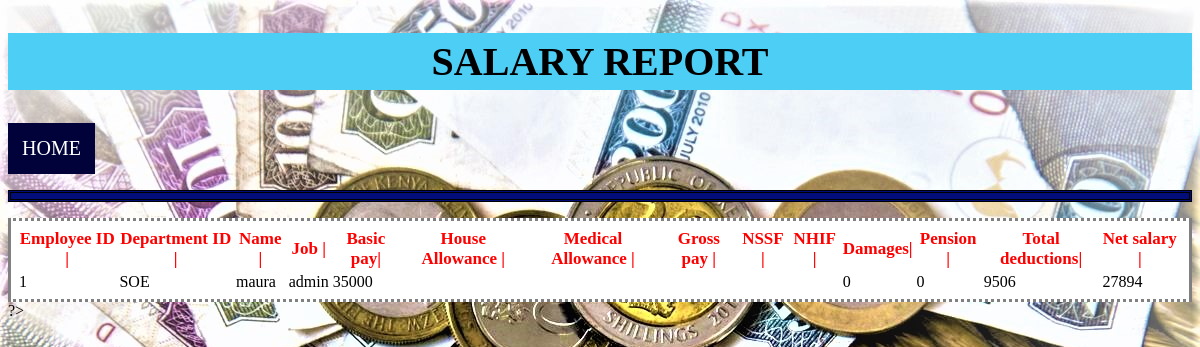
/salaryreportemp.php, run on the app's committed database.
### tables this page shows
CREATE TABLE `salary` (
  `employee_id` int(10) NOT NULL,
  `department_id` varchar(10) NOT NULL,
  `job` varchar(100) NOT NULL,
  `basicpay` int(10) NOT NULL,
  `houseallowances` int(10) NOT NULL,
  `medallowances` int(10) NOT NULL,
  `grosspay` int(10) NOT NULL,
  `NHIF` int(10) NOT NULL,
  `NSSF` int(10) NOT NULL,
  `damages` int(10) NOT NULL,
  `pension` int(10) NOT NULL,
  `totdeduc` int(10) NOT NULL,
  `netsal` int(100) NOT NULL
);

CREATE TABLE `employee_details` (
  `employee_id` int(100) NOT NULL,
  `department_id` varchar(100) NOT NULL,
  `fulname` varchar(100) NOT NULL,
  `email` varchar(100) NOT NULL,
  `age` int(2) NOT NULL,
  `phone` int(12) NOT NULL,
  `gender` varchar(15) NOT NULL,
  `job` text NOT NULL,
  `hire` date NOT NULL,
  `account` varchar(100) NOT NULL,
  `kra` varchar(100) NOT NULL
);

### salaryreportemp.php (the view, shortened to what this page needs)
<?php
include 'conn.php';
    $sql1 = "SELECT * FROM salary";
    $sql2 = "SELECT * FROM employee_details";
    $result1 = mysqli_query($con,$sql1);
    $result2= mysqli_query($con,$sql2);
?>
<!DOCTYPE html>
<html>
<head>
</head>
<body style=" background-image: url(salaryrep.jpg);background-size: cover;">
<h2 style="color:black;font-size:40px;padding:5px;background-color:#4ccef5;text-align: center;">SALARY REPORT</h2>
<a href="homepageemp.php" target="_blank">HOME</a>
<table style="border-top-style: dotted;
  border-right-style: solid;
  border-bottom-style: dotted;
  border-left-style: solid;
  border-width: 80%;
  padding:5px;
  background-color:white;"><p class="double" >
    <thead>
        <tr style="color:red;font-size:17px;padding:5px;">
            <th>Employee ID | </th>
            <th> Department ID | </th>
            <th> Name | </th>
            <th> Job | </th>
            <th> Basic pay|</th>
            <th> House Allowance |</th>
            <th> Medical Allowance | </th>
            <th>Gross pay | </th>
            <th> NSSF | </th>
            <th> NHIF | </th>
            <th> Damages|</th>
            <th> Pension |</th>
            <th> Total deductions| </th>
            <th> Net salary |</th>
        </tr>
    </thead>
    <tbody>
        <?php
        if (mysqli_num_rows($result1) > 0) {
            while ($row1 = mysqli_fetch_assoc($result1)) {
                $row2 = mysqli_fetch_assoc($result2);
                echo "<tr>";
                echo "<td>" . ($row2['employee_id'] ?? "") . "</td>";
                echo "<td>" . ($row2['department_id'] ?? "") . "</td>";
                echo "<td>" . ($row2['fulname'] ?? "") . "</td>";
                echo "<td>" . ($row2['job'] ?? "") . "</td>";
                echo "<td>" . ($row1['basicpay'] ?? "") . "</td>";
                echo "<td>" . ($row1['hall'] ?? "") . "</td>";
                echo "<td>" . ($row1['mall'] ?? "") . "</td>";
                echo "<td>" . ($row1['gpay'] ?? "") . "</td>";
                echo "<td>" . ($row1['nssf'] ?? "") . "</td>";
                echo "<td>" . ($row1['nhif'] ?? "") . "</td>";
                echo "<td>" . ($row1['damages'] ?? "") . "</td>";
                echo "<td>" . ($row1['pension'] ?? "") . "</td>";
                echo "<td>" . ($row1['totdeduc'] ?? "") . "</td>";
                echo "<td>" . ($row1['netsal'] ?? "") . "</td>";
                echo "<td>";
                echo "</td>";
                echo "</tr>";
            }
        } else {
            echo "<tr><td colspan='6'>No data found</td></tr>";
        }
        ?>
    </tbody>
    </p></table>
</body>
</html>

### salaryreportemp.php (style rules this page uses)
p.double { border-style: double; background-color: #030d7a; padding: 3px; }
a:link, a:visited { background-color: #02023a; color: white; padding: 14px; text-align: center; text-decoration: none; display: inline-block; font-size:20px; }

### data on the page
salary: employee_id.employee_id "1", employee_id.department_id "SOE", employee_id.fulname "maura", employee_id.job "admin", basicpay "35000", damages "0", pension "0", totdeduc "9506", netsal "27894"
